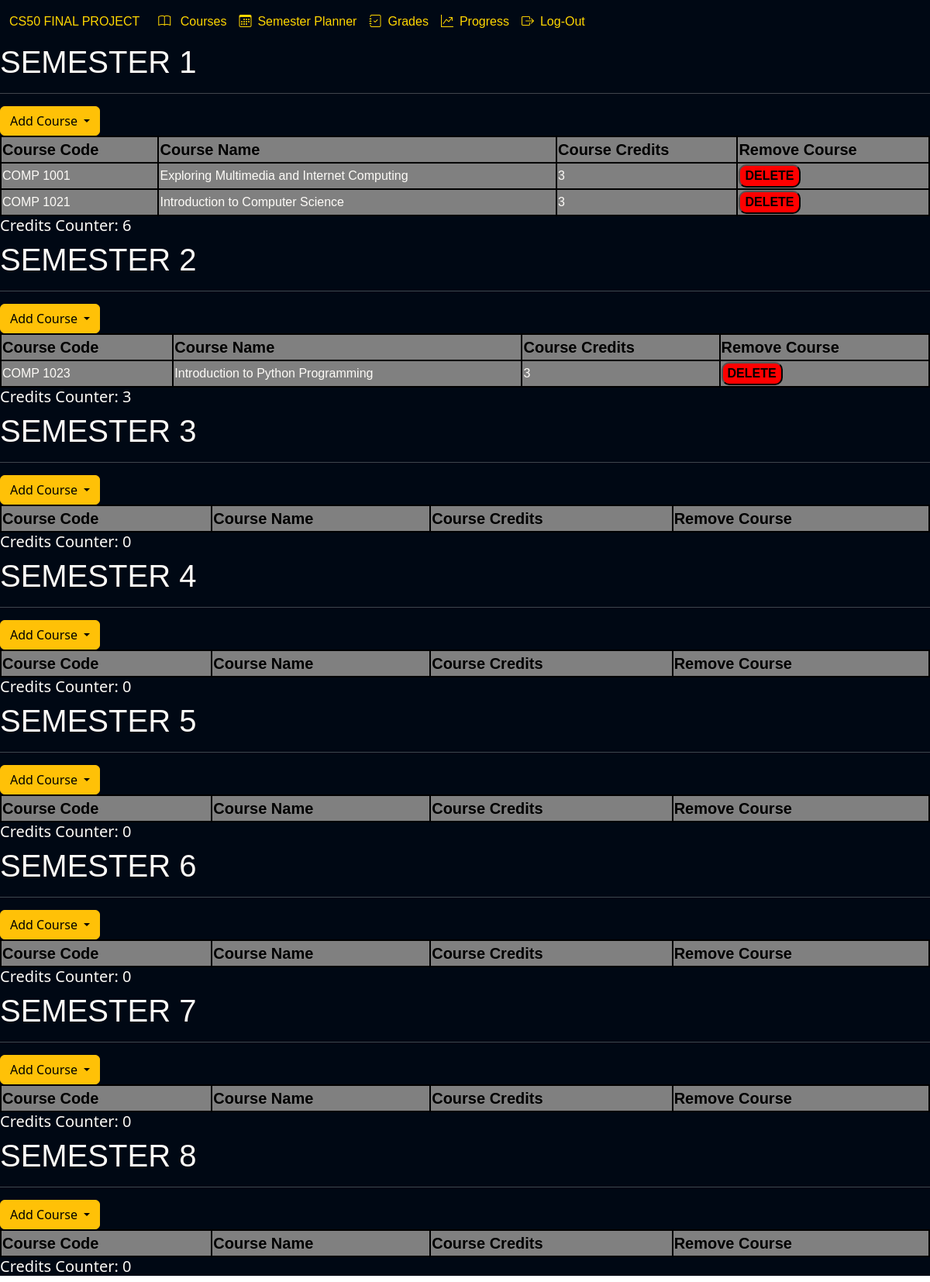
/planner (signed in), run on the app's committed database.
### tables this page shows
CREATE TABLE courses (id INTEGER PRIMARY KEY AUTOINCREMENT,code TEXT NOT NULL, name TEXT NOT NULL, credits INTEGER NOT NULL, description TEXT);

### app.py (the view, shortened to what this page needs)
@app.route("/planner", methods=["GET", "POST"])
@login_required
def planner():
    user_id = session["user_id"]
    rows = db.execute("SELECT * FROM courses")
    if request.method == "GET":
        completed, credits = sqlQuery(user_id)
        return render_template("planner.html", rows=rows, message="", completed=completed, credits=credits)

### app.py (called while the page is built)
@app.after_request
def after_request(response):
    response.headers["Cache-Control"] = "no-cache, no-store, must-revalidate"
    response.headers["Expires"] = 0
    response.headers["Pragma"] = "no-cache"
    return response

### helpers.py (called while the page is built)
def login_required(f):
    @wraps(f)
    def decorated_function(*args, **kwargs):
        if session.get("user_id") is None:
            return redirect("/login")
        return f(*args, **kwargs)
    return decorated_function

def sqlQuery(user_id):
    credit_totals = {semester: 0 for semester in range(1, 9)}
    credits = db.execute("SELECT semester, SUM(credits) AS credits FROM courses JOIN userinfo ON userinfo.code = courses.code WHERE userinfo.user_id = ? GROUP BY semester ORDER BY semester", user_id)
    for row in credits:
        credit_totals[row["semester"]] = row["credits"]
    completed_courses = db.execute("SELECT userinfo.id, courses.code, name, semester,credits FROM courses JOIN userinfo ON courses.code = userinfo.code WHERE user_id = ?", user_id)
    return completed_courses, credit_totals

### templates/planner.html (shortened to what this page needs)
{% extends "layout.html" %}
{% block body %}
    <div class="planner-body">
        {% for sem in range(1,9) %}
            <h1 class="semester">SEMESTER {{sem}}</h1>
            <hr>
            <form action="/planner" method="post">
                <div class="btn-group">
                    <button type="button" class="btn btn-warning dropdown-toggle" data-bs-toggle="dropdown" aria-expanded="false">
                        Add Course
                    </button>
                </div>
            </form>
            <table class="custom-table">
                <tr>
                    <th>Course Code</th>
                    <th>Course Name</th>
                    <th>Course Credits</th>
                    <th>Remove Course</th>
                </tr>
                {% for complete in completed %}
                    {% if complete["semester"] == sem %}
                        <tr>
                            <td>{{complete["code"]}}</td>
                            <td>{{complete["name"]}}</td>
                            <td>{{complete["credits"]}}</td>
                            <td>
                                <form action="/planner" method="post">
                                    <button type="submit" class="delete-button">DELETE</button>
                                </form>
                            </td>
                        </tr>
                    {% endif %}
                {% endfor %}
            </table>
            <h5>Credits Counter: {{credits[sem]}} </h5>
        {% endfor %}
    </div>
{% endblock %}

### static/style.css (style rules this page uses)
.planner-body { background-color: #000814; color: #FDFBF7 }
.custom-table { width:100%; background-color: grey; }
.custom-table th { border: 2px solid black; color: black; font-size: 20px; }
.custom-table tr,td { border: 2px solid black; font-family:"Arial", sans-serif; }
.semester { font-family:"Arial", sans-serif; }
.delete-button { border-radius: 10px; font-family: Tahoma, sans-serif; font-weight: bold; background-color: red; }

### data on the page
courses: code "COMP 1001", name "Exploring Multimedia and Internet Computing", credits "3"
courses: code "COMP 1021", name "Introduction to Computer Science", credits "3"
courses: code "COMP 1023", name "Introduction to Python Programming", credits "3"

### other printed values
{{ sem }} "1" "2" "3" "4" "5" "6" "7" "8"
{{ credits[sem] }} "6" "3" "0" "0" "0" "0" "0" "0"
